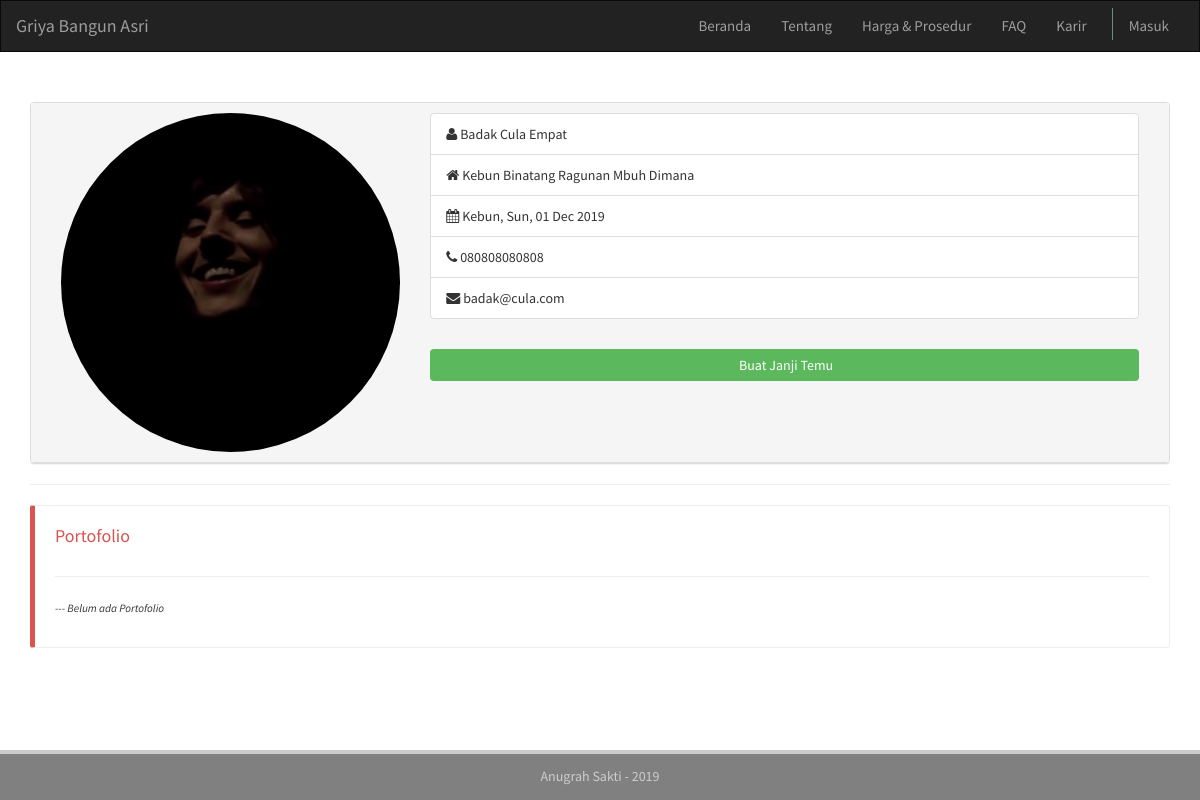
The page /home/profile/badak on the database its author committed.
### tables this page shows
CREATE TABLE `user` (
  `id` int(11) NOT NULL,
  `photopath` text,
  `fname` varchar(40) NOT NULL,
  `lname` varchar(40) NOT NULL,
  `birthdate` date DEFAULT NULL,
  `birthplace` varchar(40) DEFAULT NULL,
  `alamat` text,
  `nohp` varchar(20) DEFAULT NULL,
  `tim` int(11) DEFAULT NULL,
  `tgldaftar` date NOT NULL,
  `email` varchar(70) NOT NULL,
  `username` varchar(50) NOT NULL,
  `password` varchar(50) NOT NULL,
  `logged_in` int(11) DEFAULT NULL,
  `level` int(11) NOT NULL
);

### application/controllers/Home.php (called while the page is built, shortened)
<?php
class Home extends CI_Controller {
	public function profile($username=null){
		if ($username !== null) {
			$data['pagetitle']	= 'Griya Bangun Asri - Profile ' . ucwords($username);
			$data['uname']		= $username;
			$data['userdata']	= $this->m_data->getUserdataByUsername($username);
			$data['level']		= $data['userdata'][0]['level'];
			$data['listtukang'] = $this->m_data->getListTukang();
			$data['portofolio'] = $this->m_data->getUserData('portofolio','user_id = '.$data['userdata'][0]['id']);
			$data['level']		= $data['userdata'][0]['level'];
			if (!empty($data['userdata'])) {
				$this->load->view('home/v_header',$data);
				$this->load->view('home/v_navbar',$data);
				$this->load->view('dashboard/v_profile',$data);
				$this->load->view('home/v_footer',$data);
			}else{
				redirect('404');
			}
		}else{
			redirect('dashboard/profile');
		}
	}
}

### index.php (called while the page is built, shortened)
<?php
require_once BASEPATH.'core/CodeIgniter.php';

### application/models/M_data.php (called while the page is built, shortened)
<?php
class M_data extends CI_Model{
    function getUserdataByUsername($username){
        $this->db->select('*');
        $this->db->from('user');
        $this->db->where('username',$username);
        $query = $this->db->get();
        return $query->result_array();
    }
    function getUserData($table,$where,$jointable=null,$join=null,$joinmethod=null){
        $this->db->select('*');
        $this->db->from($table);
        $this->db->where($where);
        $query  =   $this->db->get();
        return $query->result_array();
    }
    function getListTukang(){
        $this->db->select('*');
        $this->db->from('user');
        $this->db->where('level','3');
        $query  =   $this->db->get();
        return $query->result_array();
    }
}

### application/views/dashboard/v_profile.php (the view, shortened to what this page needs)
  <div class="panel panel-default">
     <div class="panel-heading resume-heading">
        <div class="row">
           <div class="col-lg-12" style="width: 100%;">
              <div class="col-xs-12 col-sm-4">
                 <figure>
                 <?php foreach ($userdata as $row) {
                    ?>
                    <img class="img-circle img-responsive" alt="" src="<?= ( empty($row['photopath']) || $row['photopath'] === '') ? 'http://placehold.it/300x300' : base_url($row['photopath'])?>">
                 </figure>
              </div>
              <div class="col-xs-12 col-sm-8">
                 <ul class="list-group">
                    <li class="list-group-item"><i class="fa fa-user"></i> <?= ucwords($row['fname'] .' '. $row['lname']);?></li>
                    <li class="list-group-item"><i class="fa fa-home"></i> <?= ucwords($row['alamat']);?></li>
                    <li class="list-group-item"><i class="fa fa-calendar"></i> <?= ucwords($row['birthplace'] . ', ' . date('D, d M Y', strtotime($row['birthdate'])));?></li>
                    <li class="list-group-item"><i class="fa fa-phone"></i> <?= $row['nohp'];?></li>
                    <li class="list-group-item"><i class="fa fa-envelope"></i> <?= $row['email'];?></li>
                 <?php }?>
                 </ul>
                 <?php if($this->session->userdata('username') !== '' && $this->session->userdata('username') !== $uname){
                 ?>
                 <a href="<?=base_url('home/make_appointment/'.$uname);?>">
                    <button style="margin:10px 10px 10px 0px;width: 100%" class="btn btn-success" type="button"><i class="fa fa-notes"></i> Buat Janji Temu</button>
                 </a>
                 <?php
                   }
                 ?>
              </div>
           </div>
        </div>
     </div>
  </div>
  <hr>
  <?php if($level != 1 ){?>
     <div class="bs-callout bs-callout-danger">
        <div class="row" style="margin-left: 0px;">
           <h4 style="margin-right: 10px;">Portofolio</h4>
        </div>
        <hr>
        <?php if(!empty($portofolio)){ ?>
           <?php foreach ($portofolio as $key) {?>
              <div class="wrap">
                 <div class="cardx">
                      <div class="card-liner">
                          <figure><img src="<?=base_url($key['img_url'])?>" alt="" /> </figure>
                          <div class="card--title">
                              <h3><?=$key['title']?></h3>
                              <p></p>
                          </div>
                          <div class="card--btn">
                              <a href="<?=$key['url']?>">
                                  <span class="moreinfo"><i class="fa fa-info-circle"></i> More Info</span>
                                  <span class="fullprof">Lihat Portofolio</span>
                              </a>
                          </div>
                      </div>
                  </div>
              </div>
           <?php }
           }else{?>
           <p><em><small>--- Belum ada Portofolio</small></em></p>
        <?php }?>
     </div>
  <?php }?>
</div>

### assets/css/style.css (style rules this page uses)
body { font-family: 'Source Sans Pro', sans-serif; }
dl, ol, ul { margin-top: 0; margin-bottom: 1rem; }
.small, small { font-size: 80%; font-weight: 400; }
.img-circle { border-radius: 50%; }
img { vertical-align: middle; border-style: none; }
.btn { border: none; }
a { text-decoration: none; color: black ; }
.bs-callout { -moz-border-bottom-colors: none; -moz-border-left-colors: none; -moz-border-right-colors: none; -moz-border-top-colors: none; border-color: #eee; border-image: none; border-radius: 3px; border-style: solid; border-width: 1px 1px 1px 5px; margin-bottom: 5px; padding: 20px; }
.bs-callout:last-child { margin-bottom: 0px; }
.bs-callout h4 { margin-bottom: 10px; margin-top: 0; }
.bs-callout-danger { border-left-color: #d9534f; }
.bs-callout-danger h4 { color: #d9534f; }

### rows shown on the page
user: photopath (picture), fname+lname "Badak Cula Empat", alamat "Kebun Binatang Ragunan Mbuh Dimana", birthplace+birthdate "Kebun, Sun, 01 Dec 2019", nohp "080808080808", email "badak@cula.com"
